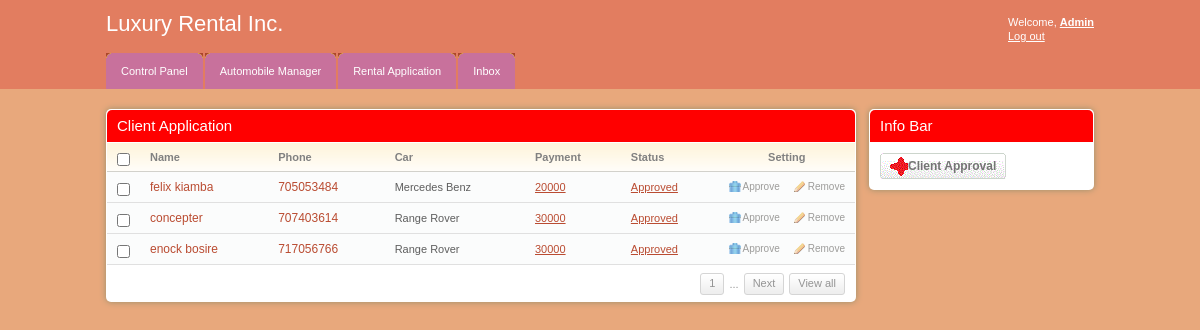
/admin/client_requests.php (signed in), run on an earlier commit of the app's database.
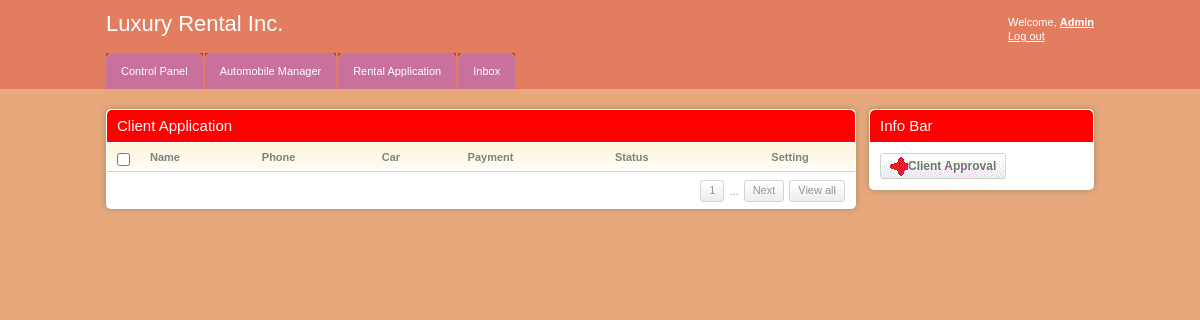
And on a later commit of the database.
### tables this page shows
CREATE TABLE `client` (
  `client_id` int(11) NOT NULL AUTO_INCREMENT,
  `fname` varchar(255) NOT NULL,
  `email` varchar(255) NOT NULL,
  `id_no` int(11) NOT NULL,
  `phone` bigint(10) NOT NULL,
  `location` varchar(255) NOT NULL,
  `gender` varchar(255) NOT NULL,
  `car_id` int(11) NOT NULL,
  `status` varchar(255) NOT NULL,
  `mpesa` varchar(255) NOT NULL,
  PRIMARY KEY (`client_id`)
);

CREATE TABLE `cars` (
  `car_id` int(11) NOT NULL AUTO_INCREMENT,
  `car_name` varchar(255) NOT NULL,
  `car_type` varchar(255) NOT NULL,
  `image` text NOT NULL,
  `hire_cost` int(11) NOT NULL,
  `status` varchar(255) NOT NULL,
  PRIMARY KEY (`car_id`)
);

### admin/client_requests.php (the view, shortened to what this page needs)
<!DOCTYPE html PUBLIC "-//W3C//DTD XHTML 1.0 Transitional//EN" "http://www.w3.org/TR/xhtml1/DTD/xhtml1-transitional.dtd">
<html xmlns="http://www.w3.org/1999/xhtml">
<head>
	<link rel="stylesheet" href="css/style.css" type="text/css" media="all" />
</head>
<body>
<div id="header">
	<div class="shell">
		<?php
			include 'menu.php';
		?>
	</div>
</div>
<div id="container">
	<div class="shell">
		<div id="main">
			<div id="content">
				<div class="box">
					<div class="box-head">
						<h2 class="left">Client Application</h2>
					</div>
					<div class="table">
						<table width="100%" border="0" cellspacing="0" cellpadding="0">
							<tr>
								<th width="13"><input type="checkbox" class="checkbox" /></th>
								<th>Name</th>
								<th>Phone</th>
								<th>Car</th>
								<th>Payment</th>
								<th>Status</th>
								<th width="110" class="ac">Setting</th>
							</tr>
							<?php
								include '../includes/config.php';
								$select = "SELECT client.client_id,client.fname,client.phone,cars.car_name,cars.hire_cost,client.status
										FROM client JOIN cars ON client.car_id=cars.car_id";
								$result = $conn->query($select);
								while($row = $result->fetch_assoc()){
							?>
							<tr>
								<td><input type="checkbox" class="checkbox" /></td>
								<td><h3><a href="#"><?php echo $row['fname'] ?></a></h3></td>
								<td><h3><a href="#"><?php echo $row['phone'] ?></a></h3></td>
								<td><?php echo $row['car_name'] ?></td>
								<td><a href="#"><?php echo $row['hire_cost'] ?></a></td>
								<td><a href="#"><?php echo $row['status'] ?></a></td>
								<td><a href="javascript:sureToApprove(<?php echo $row['client_id'];?>)" class="ico del">Approve</a><a href="#" class="ico edit">Remove</a></td>
							</tr>
							<?php
								}
							?>
						</table>
						<div class="pagging">
							<div class="right">
								<a href="#">1</a>
								<span>...</span>
								<a href="#">Next</a>
								<a href="#">View all</a>
							</div>
						</div>
					</div>
				</div>
			</div>
			<div id="sidebar">
				<div class="box">
					<div class="box-head">
						<h2>Info Bar</h2>
					</div>
					<div class="box-content">
						<a href="" class="add-button"><span>Client Approval</span></a>
					</div>
				</div>
			</div>
		</div>
	</div>
</div>
</body>
</html>

What changed in the data, as far as the page shows it:
no longer on this page (row edited): client: fname "felix kiamba", phone "705053484", car.car_name "Mercedes Benz", car.hire_cost "20000", status "Approved"
no longer on this page (row edited): client: fname "concepter", phone "707403614", car.car_name "Range Rover", car.hire_cost "30000", status "Approved"
no longer on this page (row edited): client: fname "enock bosire", phone "717056766", car.car_name "Range Rover", car.hire_cost "30000", status "Approved"
